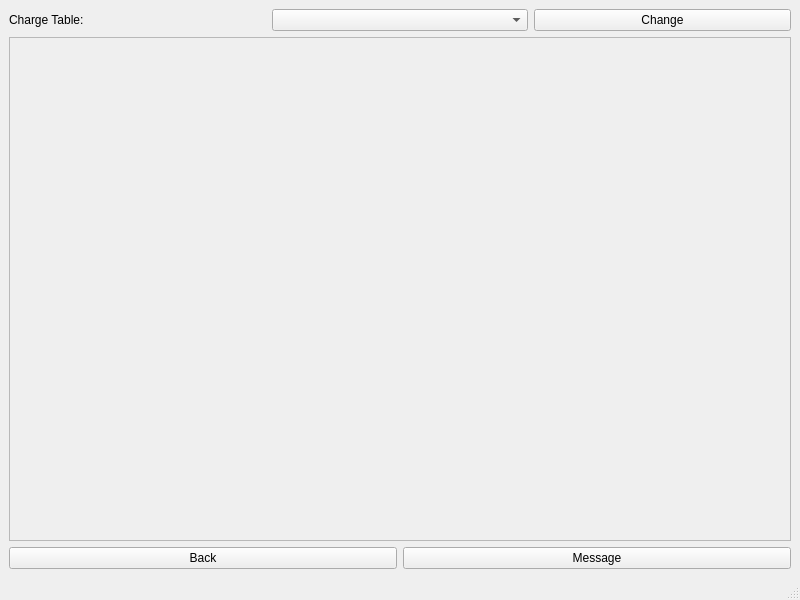
<?xml version="1.0" encoding="UTF-8"?>
<ui version="4.0">
 <class>WaiterMainWindow</class>
 <widget class="QMainWindow" name="WaiterMainWindow">
  <property name="geometry">
   <rect>
    <x>0</x>
    <y>0</y>
    <width>800</width>
    <height>600</height>
   </rect>
  </property>
  <property name="windowTitle">
   <string>MainWindow</string>
  </property>
  <widget class="QWidget" name="centralwidget">
   <layout class="QVBoxLayout" name="verticalLayout">
    <item>
     <layout class="QHBoxLayout" name="horizontalLayout">
      <item>
       <widget class="QLabel" name="label">
        <property name="text">
         <string>Charge Table:</string>
        </property>
       </widget>
      </item>
      <item>
       <widget class="QComboBox" name="comboBox"/>
      </item>
      <item>
       <widget class="QPushButton" name="OKButton">
        <property name="text">
         <string>Change</string>
        </property>
       </widget>
      </item>
     </layout>
    </item>
    <item>
     <widget class="QScrollArea" name="scrollArea">
      <property name="widgetResizable">
       <bool>true</bool>
      </property>
      <widget class="QWidget" name="scrollAreaWidgetContents">
       <property name="geometry">
        <rect>
         <x>0</x>
         <y>0</y>
         <width>776</width>
         <height>477</height>
        </rect>
       </property>
      </widget>
     </widget>
    </item>
    <item>
     <layout class="QHBoxLayout" name="horizontalLayout_2">
      <item>
       <widget class="QPushButton" name="BackButton">
        <property name="text">
         <string>Back</string>
        </property>
       </widget>
      </item>
      <item>
       <widget class="QPushButton" name="MessageButton">
        <property name="text">
         <string>Message</string>
        </property>
       </widget>
      </item>
     </layout>
    </item>
   </layout>
  </widget>
  <widget class="QStatusBar" name="statusbar"/>
 </widget>
 <resources/>
 <connections/>
</ui>
